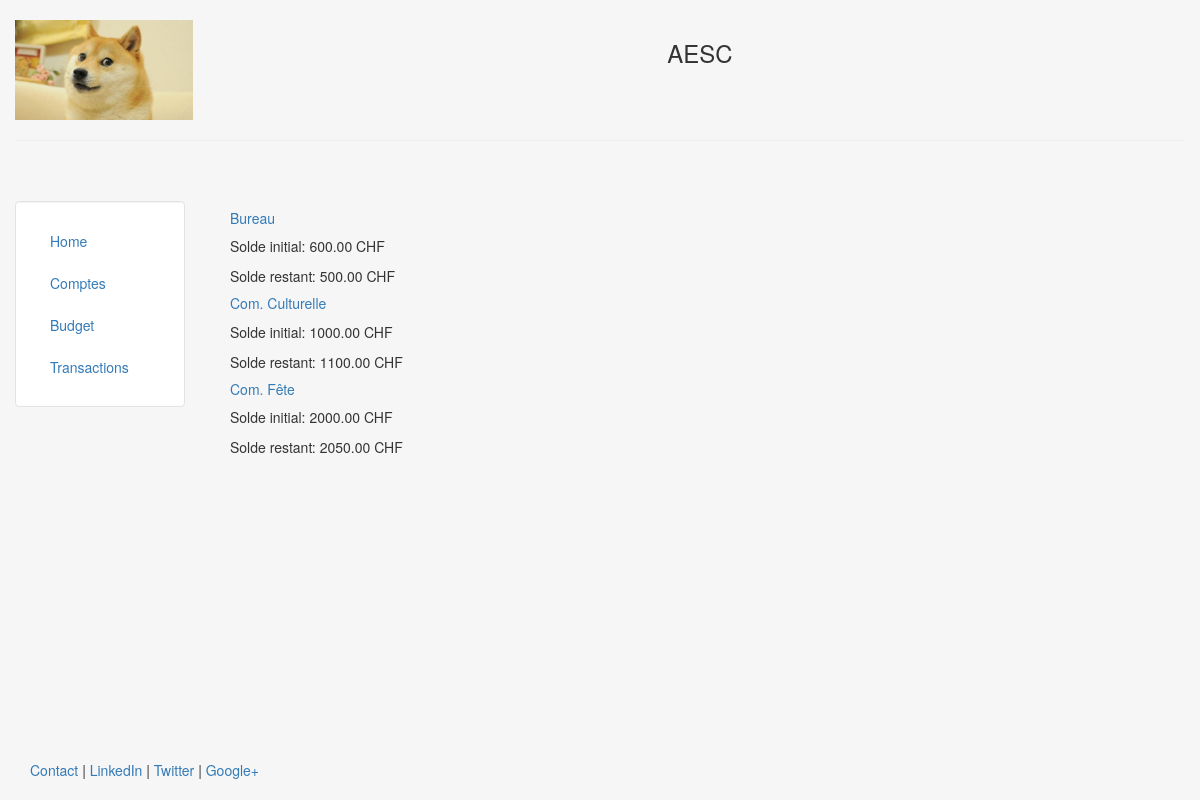
The app's page /budgets with its own data.
### compta/models.py (models this page shows, shortened)
class Budget(models.Model):
    nom = models.CharField(max_length = 140)
    somme_depart = models.DecimalField(max_digits=11, decimal_places=2)
    somme_actuelle = models.DecimalField(max_digits=11, decimal_places=2)

### templates/compta/budget.html
{% extends "compta/header.html" %}
{% block content %}
	{% for c in object_list %}
		<h5><a href="/budget/{{c.id}}">  {{ c.nom }}</a></h5>
        <p>Solde initial: {{ c.somme_depart }} CHF</p>
        <p>Solde restant: {{ c.somme_actuelle }} CHF</p>
	{% endfor %}
{% endblock %}

### templates/compta/header.html (style rules this page uses)
html, body { height:100% }

### records on screen
Budget: nom "Bureau", somme_depart "600.00", somme_actuelle "500.00"
Budget: nom "Com. Culturelle", somme_depart "1000.00", somme_actuelle "1100.00"
Budget: nom "Com. Fête", somme_depart "2000.00", somme_actuelle "2050.00"
